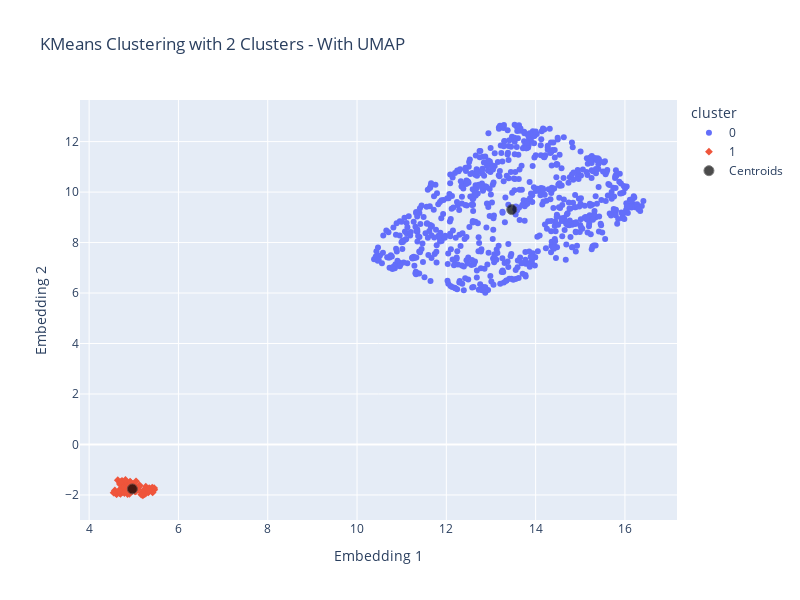

Source (notebook cell):
### Markdown cell above
Como se pode analisar, os seguintes clusters estão bastante bem definidos e isolados.

### Code cell
num_clusters = 2
kmeans = KMeans(n_clusters=num_clusters, n_init='auto', random_state=5)
model = kmeans.fit(df_umap)

df_umap['cluster'] = model.labels_.astype(str)


# Get the centroids
centers = model.cluster_centers_

# Plot using Plotly Express
fig = px.scatter(df_umap, x=df_umap['Embedding 1'], y=df_umap['Embedding 2'], color='cluster', symbol='cluster',
                 title=f'KMeans Clustering with {num_clusters} Clusters - With UMAP',
                 color_continuous_scale=px.colors.qualitative.Vivid, width=800, height=600)

# Add centroids as scatter points
centroid_fig = fig.add_scatter(x=centers[:, 0], y=centers[:, 1], mode='markers',
                               marker=dict(size=10, color='black', symbol='circle', line=dict(width=1)), name = 'Centroids', opacity = 0.7)

# Show the plot with centroids
centroid_fig.show()

### Figure 1 — Plotly figure (JSON) as saved in the notebook; plotly's stock layout.template omitted (floating-point values rounded to 4 significant figures; data arrays with more than 128 entries replaced by an {"elided": "..."} marker saying what was removed)
{"data": [{"hovertemplate": "cluster=0<br>Embedding 1=%{x}<br>Embedding 2=%{y}<extra></extra>", "legendgroup": "0", "marker": {"color": "#636efa", "symbol": "circle"}, "mode": "markers", "name": "0", "orientation": "v", "showlegend": true, "type": "scatter", "x": {"elided": "735 float values"}, "xaxis": "x", "y": {"elided": "735 float values"}, "yaxis": "y"}, {"hovertemplate": "cluster=1<br>Embedding 1=%{x}<br>Embedding 2=%{y}<extra></extra>", "legendgroup": "1", "marker": {"color": "#EF553B", "symbol": "diamond"}, "mode": "markers", "name": "1", "orientation": "v", "showlegend": true, "type": "scatter", "x": [4.825, 5.09, 5.027, 4.863, 4.763, 4.741, 5.181, 5.045, 4.618, 4.727, 4.957, 4.679, 4.587, 4.581, 5.204, 5.197, 5.244, 5.269, 4.576, 4.699, 4.861, 4.84, 5.266, 5.101, 4.611, 4.703, 4.871, 4.548, 4.757, 4.709, 4.677, 4.793, 4.688, 4.696, 5.168, 4.902, 4.98, 5.131, 5.327, 4.898, 5.033, 4.79, 4.845, 4.833, 4.755, 4.927, 5.226, 5.078, 5.269, 5.285, 5.36, 5.345, 5.051, 4.916, 5.459, 5.456, 5.402, 5.401, 5.413, 5.422, 4.641, 4.717, 4.736, 4.814, 5.345], "xaxis": "x", "y": [-1.728, -1.774, -1.858, -1.805, -1.803, -1.888, -1.91, -1.863, -1.969, -1.78, -1.734, -1.924, -1.889, -1.916, -2.012, -1.97, -1.971, -1.933, -1.822, -1.9, -1.963, -1.739, -1.794, -1.702, -1.955, -1.957, -1.652, -1.909, -1.861, -1.754, -1.83, -1.698, -1.526, -1.584, -1.985, -1.961, -1.58, -1.621, -1.9, -1.856, -1.63, -1.924, -1.513, -1.476, -1.491, -1.493, -1.807, -1.773, -1.674, -1.731, -1.756, -1.735, -1.46, -1.475, -1.792, -1.729, -1.787, -1.813, -1.707, -1.899, -1.416, -1.472, -1.442, -1.405, -1.821], "yaxis": "y"}, {"marker": {"color": "black", "line": {"width": 1}, "size": 10, "symbol": "circle"}, "mode": "markers", "name": "Centroids", "opacity": 0.7, "type": "scatter", "x": [13.46, 4.968], "y": [9.305, -1.762]}], "layout": {"height": 600, "legend": {"title": {"text": "cluster"}, "tracegroupgap": 0}, "title": {"text": "KMeans Clustering with 2 Clusters - With UMAP"}, "width": 800, "xaxis": {"anchor": "y", "domain": [0, 1], "title": {"text": "Embedding 1"}}, "yaxis": {"anchor": "x", "domain": [0, 1], "title": {"text": "Embedding 2"}}}}
